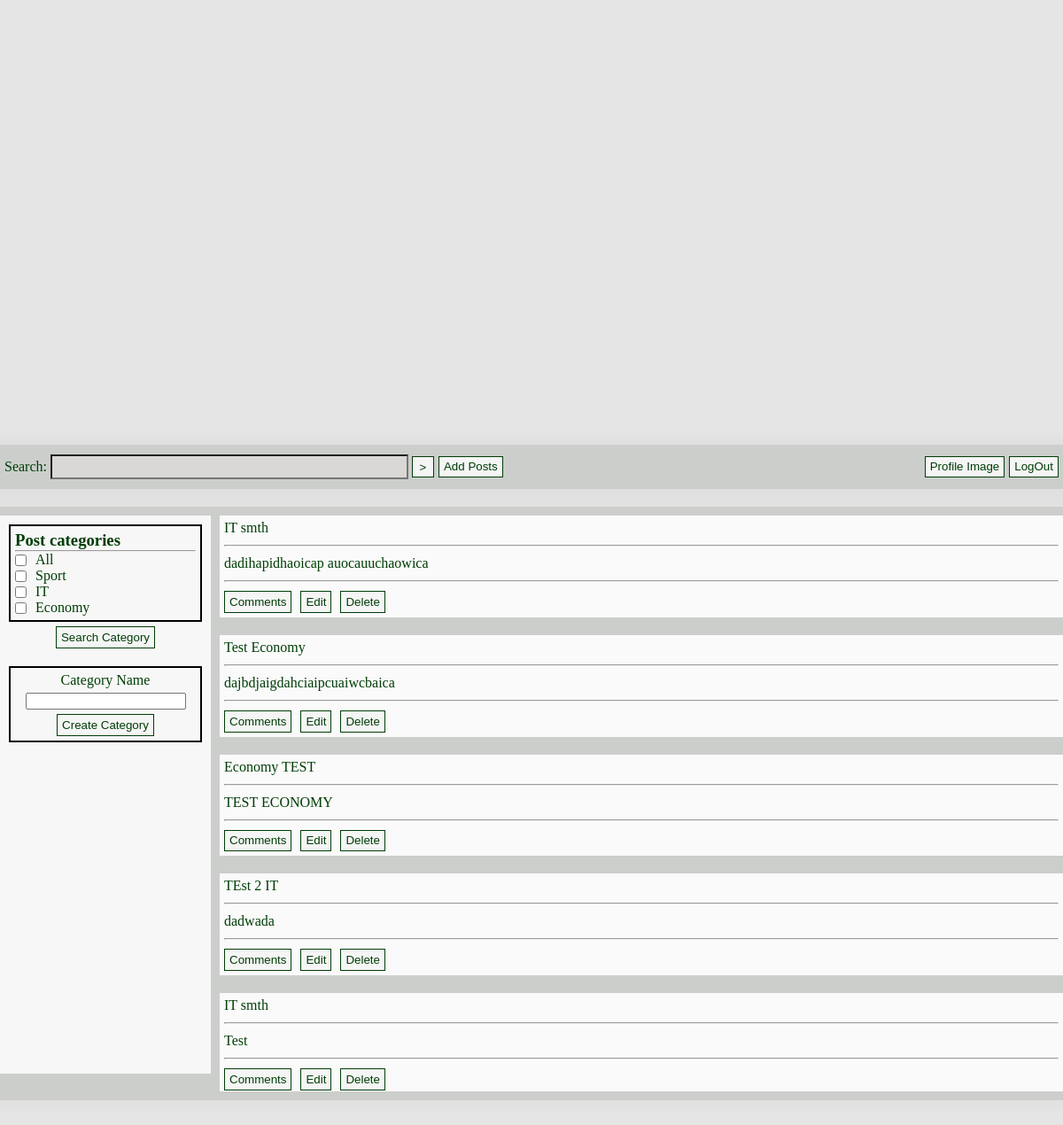
Screenshot of /index.php (signed in) with the database file from the repository.
### tables this page shows
CREATE TABLE `categories` (
  `categoryID` int(11) NOT NULL,
  `category_Name` varchar(50) NOT NULL
);

CREATE TABLE `posts` (
  `postID` int(11) NOT NULL,
  `title` varchar(75) NOT NULL,
  `content` text NOT NULL,
  `accountID` int(11) NOT NULL,
  `datePosted` timestamp NULL DEFAULT current_timestamp() ON UPDATE current_timestamp(),
  `categoryID` int(11) NOT NULL,
  `postStatus` varchar(10) NOT NULL DEFAULT 'activ'
);

### db.php (called while the page is built, shortened)
<?php
$host = 'localhost';
$username = 'root';
$password = '';
$dbname = 'blog';
$conn = mysqli_connect($host, $username, $password, $dbname);
function getPosts(){
    global $conn;
    $sql = "SELECT postID, title, content from posts where postStatus = 'activ' ORDER BY datePosted DESC";
    $stmt = mysqli_prepare($conn, $sql);
    mysqli_stmt_execute($stmt);
    $result = mysqli_stmt_get_result($stmt);
    while($row = mysqli_fetch_assoc($result)){
        $post = [
            'postID'=> $row['postID'],
            'title'=> $row['title'],
            'content'=> $row['content'],
        ];
        $posts[] = $post;
    }
    return $posts;
}
function getCategories(){
    global $conn;
    $sql = "SELECT categoryID, category_Name  from categories";
    $stmt = mysqli_prepare($conn, $sql);
    mysqli_stmt_execute($stmt);
    $result = mysqli_stmt_get_result($stmt);
    while($row = mysqli_fetch_assoc($result)){
        $post = [
            'categoryID'=> $row['categoryID'],
            'categoryName'=> $row['category_Name'],
        ];
        $posts[] = $post;
    }
    return $posts;
}
?>

### index.php (the view, shortened to what this page needs)
<?php
require_once "db.php";
if(isset($_POST["search"])){
    $posts = getPostsByTitle($_POST["search"]);
    $_POST['search'] = null;
}else if(isset($_POST['categoryID'])){
    $posts = getPostsByCategories($_POST['categoryID']);
}else $posts = getPosts();
$categories = getCategories();
?>
<!DOCTYPE html>
<html lang="en">
<head>
    <link rel="stylesheet" href="/styles/background.css">
    <link rel="stylesheet" href="/styles/layout.css">
    <link rel="stylesheet" href="/styles/index.css">
</head>
<body>
<div class="container">
<nav>
    <div class="leftButtons">
    <form method="POST" action = "">
        <label for="search">Search:</label>
        <input name="search" type="text" id= "search">
        <button type="submit">></button>
    </form>
    <form action="createPost.php">
        <Button type="submit">Add Posts</Button>
    </form>
    </div>
    <div class="rightButtons">
        <form action="addProfileIMG.php">
            <Button type="submit">Profile Image</Button>
        </form>
        <form action="logout.php">
        <Button type="submit">LogOut</Button>
        </form>
    </div>
</nav>
<div class="main">
<div class = "leftSideMain">
    <form method="POST" action="index.php">
        <div class="category_Box">
            <h3>Post categories</h3>
            <hr>
            <li>
                <input type="checkbox" name="categoryID[]" id="all" value="0"
                <?php if (isset($_POST['categoryID']) && in_array(0, $_POST['categoryID'])): ?>
                    checked
                <?php endif; ?>
                >
                <label for="all">All</label>
            </li>
        <?php foreach($categories as $category): ?>
            <li>
                <input type="checkbox" name="categoryID[]" id="<?= $category['categoryName']?>" value="<?= $category['categoryID']?>"
                <?php if (isset($_POST['categoryID']) && in_array($category['categoryID'], $_POST['categoryID']) && !in_array(0, $_POST['categoryID'])): ?>
                    checked
                <?php endif; ?>
                >
                <label for="<?= $category['categoryName']?>"><?= $category['categoryName']?></label>
            </li>
        <?php endforeach; ?>
        </div>
        <button type="submit">Search Category</button>
    </form>
    <?php if($_SESSION["role"]== "admin"):?>
        <form  action="addCategory.php" method="POST">
            <div class="category_Box category_BoxAlignedCenter">
                <label for="categoryName">Category Name</label>
                <input type="text" name="categoryName" required>
                <button type="submit">Create Category</button>
            </div>
        </form>
    <?php endif;?>
</div>
<div class="rightSideMain">
    <?php foreach($posts as $post): ?>
        <div class="post">
            <label><?php echo $post["title"]; ?></label>
            <hr>
            <label><?php echo $post["content"]; ?></label>
            <hr>
            <div class="postSubsection">
                <button type="button" class="showCommentsBTN" post-id="<?= $post["postID"] ?>">Comments</button>
                <?php if($_SESSION["role"] == "admin"): ?>
                    <form method="GET" action="editPost.php">
                        <button type="submit" id="editPost">Edit</button>
                    </form>
                    <form method="POST" action="deletePost.php">
                        <button type="submit" id="deletePost">Delete</button>
                    </form>
                <?php endif; ?>
            </div>
        </div>
    <?php endforeach; ?>
</div>
</div>
</div>
</body>
</html>

### styles/background.css (style rules this page uses)
* { margin: 0px; padding: 0px; color: hsla(126, 100%, 12%, 1); }
body { margin: 0; padding: 0; background-color: rgb(230, 229, 229); display: flex; justify-content: center; align-items: center; height: 100vh; box-sizing: border-box; }
html, body { margin: 0; padding: 0; height: 100%; width: 100%; box-sizing: border-box; }

### styles/layout.css (style rules this page uses)
.container { padding-top:50px; display: flex; flex-direction: column; align-items: center; gap: 20px; width: 70%; }
nav { background-color: rgb(204, 206, 204); width: 1200px; height: 50px; display: flex; justify-content: center; align-items: center; padding-left: 10px; padding-right: 10px; box-shadow: 0px 0px 10px 10px hsla(0, 0%, 0%, 0.025); position: sticky; top:0px; z-index: 1; }
.leftButtons { display: flex; align-items: center; width: 60%; gap: 5px; padding: 5px; }
.rightButtons { display: flex; align-items: center; width: 40%; justify-content: right; gap: 5px; padding: 5px; }
.main { display: flex; flex-direction: row; background-color: rgb(204, 206, 204); width: 1200px; height: 650px; padding: 10px; row-gap: 10px; column-gap: 10px; box-shadow: 0px 0px 10px 10px hsla(0, 0%, 0%, 0.025); }
.leftSideMain { background-color: rgb(247, 247, 247); display: flex; flex-direction: column; width: 20%; min-height: 630px; position: sticky; top:50px; max-height: fit-content; }
.rightSideMain { display: flex; flex-direction: column; width: 80%; min-height: 630px; gap:20px; overflow-y: auto; }
li { list-style-type: none; margin: 0; padding: 0; }
button { height: 1.55rem; min-width: 25px; max-width: 200px; background-color: rgb(245, 245, 245); border: 1px solid ; padding: 1px 5px 1px 5px; }

### styles/index.css (style rules this page uses)
nav form input { width: 25rem; height: 1.5rem; background-color: rgb(218, 216, 214); }
button { height: 1.55rem; min-width: 25px; max-width: 200px; background-color: rgb(245, 245, 245); border: 1px solid ; padding: 1px 5px 1px 5px; }
.leftSideMain form { display: flex; flex-direction: column; align-items: center; padding: 10px; row-gap: 5px; }
.leftSideMain .category_Box { border: 2px solid black; width: 100%; padding: 5px; box-sizing: border-box; }
.category_BoxAlignedCenter { display: flex; flex-direction: column; align-items: center; row-gap:5px }
.leftSideMain button { display: flex; flex-direction: column; align-items: center; justify-content: center; }
li { display: flex; align-items: center; justify-content: flex-start; width: 100%; }
.leftSideMain input[type="checkbox"] { margin-right: 10px; }
.post { display: flex; flex-direction: column; row-gap: 10px; background-color: rgb(250, 250, 250); min-width: 95%; max-width: 100%; padding: 5px; }
.postSubsection { display: flex; flex-direction: row; gap: 10px; }

### rows the page displays
categories: category_Name "Sport"
categories: category_Name "Economy"
posts: title "IT smth", content "dadihapidhaoicap auocauuchaowica"
posts: title "Test Economy", content "dajbdjaigdahciaipcuaiwcbaica"
posts: title "Economy TEST", content "TEST ECONOMY"
posts: title "TEst 2 IT", content "dadwada"
posts: title "IT smth", content "Test"

### other values shown
$category['categoryName'] "IT"
